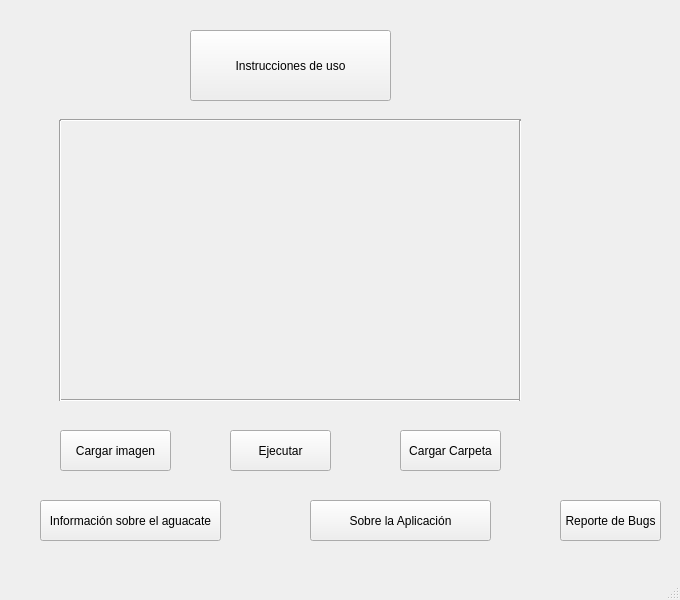
<?xml version="1.0" encoding="UTF-8"?>
<ui version="4.0">
 <class>MainWindow</class>
 <widget class="QMainWindow" name="MainWindow">
  <property name="geometry">
   <rect>
    <x>0</x>
    <y>0</y>
    <width>680</width>
    <height>600</height>
   </rect>
  </property>
  <property name="windowTitle">
   <string>MainWindow</string>
  </property>
  <widget class="QWidget" name="centralwidget">
   <widget class="QPushButton" name="load_button">
    <property name="geometry">
     <rect>
      <x>60</x>
      <y>430</y>
      <width>111</width>
      <height>41</height>
     </rect>
    </property>
    <property name="cursor">
     <cursorShape>PointingHandCursor</cursorShape>
    </property>
    <property name="text">
     <string>Cargar imagen</string>
    </property>
   </widget>
   <widget class="QPushButton" name="exec_button">
    <property name="geometry">
     <rect>
      <x>230</x>
      <y>430</y>
      <width>101</width>
      <height>41</height>
     </rect>
    </property>
    <property name="cursor">
     <cursorShape>PointingHandCursor</cursorShape>
    </property>
    <property name="styleSheet">
     <string notr="true">rgb(255, 0, 4)</string>
    </property>
    <property name="text">
     <string>Ejecutar</string>
    </property>
   </widget>
   <widget class="QLabel" name="show_image">
    <property name="geometry">
     <rect>
      <x>80</x>
      <y>140</y>
      <width>421</width>
      <height>241</height>
     </rect>
    </property>
    <property name="text">
     <string/>
    </property>
   </widget>
   <widget class="QWidget" name="gridLayoutWidget">
    <property name="geometry">
     <rect>
      <x>70</x>
      <y>130</y>
      <width>441</width>
      <height>261</height>
     </rect>
    </property>
    <layout class="QGridLayout" name="gridLayout">
     <property name="leftMargin">
      <number>10</number>
     </property>
     <property name="topMargin">
      <number>10</number>
     </property>
     <property name="rightMargin">
      <number>10</number>
     </property>
     <property name="bottomMargin">
      <number>10</number>
     </property>
    </layout>
   </widget>
   <widget class="QPushButton" name="load_many_button">
    <property name="geometry">
     <rect>
      <x>400</x>
      <y>430</y>
      <width>101</width>
      <height>41</height>
     </rect>
    </property>
    <property name="cursor">
     <cursorShape>PointingHandCursor</cursorShape>
    </property>
    <property name="text">
     <string>Cargar Carpeta</string>
    </property>
   </widget>
   <widget class="QPushButton" name="instrucciones">
    <property name="geometry">
     <rect>
      <x>190</x>
      <y>30</y>
      <width>201</width>
      <height>71</height>
     </rect>
    </property>
    <property name="cursor">
     <cursorShape>PointingHandCursor</cursorShape>
    </property>
    <property name="text">
     <string>Instrucciones de uso</string>
    </property>
   </widget>
   <widget class="QPushButton" name="bugs">
    <property name="geometry">
     <rect>
      <x>560</x>
      <y>500</y>
      <width>101</width>
      <height>41</height>
     </rect>
    </property>
    <property name="cursor">
     <cursorShape>PointingHandCursor</cursorShape>
    </property>
    <property name="text">
     <string>Reporte de Bugs</string>
    </property>
   </widget>
   <widget class="Line" name="line">
    <property name="geometry">
     <rect>
      <x>60</x>
      <y>110</y>
      <width>461</width>
      <height>20</height>
     </rect>
    </property>
    <property name="orientation">
     <enum>Qt::Horizontal</enum>
    </property>
   </widget>
   <widget class="Line" name="line_2">
    <property name="geometry">
     <rect>
      <x>60</x>
      <y>390</y>
      <width>461</width>
      <height>20</height>
     </rect>
    </property>
    <property name="orientation">
     <enum>Qt::Horizontal</enum>
    </property>
   </widget>
   <widget class="Line" name="line_3">
    <property name="geometry">
     <rect>
      <x>510</x>
      <y>120</y>
      <width>20</width>
      <height>281</height>
     </rect>
    </property>
    <property name="orientation">
     <enum>Qt::Vertical</enum>
    </property>
   </widget>
   <widget class="Line" name="line_4">
    <property name="geometry">
     <rect>
      <x>50</x>
      <y>120</y>
      <width>20</width>
      <height>281</height>
     </rect>
    </property>
    <property name="orientation">
     <enum>Qt::Vertical</enum>
    </property>
   </widget>
   <widget class="QPushButton" name="info">
    <property name="geometry">
     <rect>
      <x>40</x>
      <y>500</y>
      <width>181</width>
      <height>41</height>
     </rect>
    </property>
    <property name="cursor">
     <cursorShape>PointingHandCursor</cursorShape>
    </property>
    <property name="text">
     <string>Información sobre el aguacate</string>
    </property>
   </widget>
   <widget class="QPushButton" name="app">
    <property name="geometry">
     <rect>
      <x>310</x>
      <y>500</y>
      <width>181</width>
      <height>41</height>
     </rect>
    </property>
    <property name="text">
     <string>Sobre la Aplicación</string>
    </property>
   </widget>
  </widget>
  <widget class="QMenuBar" name="menubar">
   <property name="geometry">
    <rect>
     <x>0</x>
     <y>0</y>
     <width>680</width>
     <height>21</height>
    </rect>
   </property>
  </widget>
  <widget class="QStatusBar" name="statusbar"/>
 </widget>
 <resources/>
 <connections/>
</ui>
